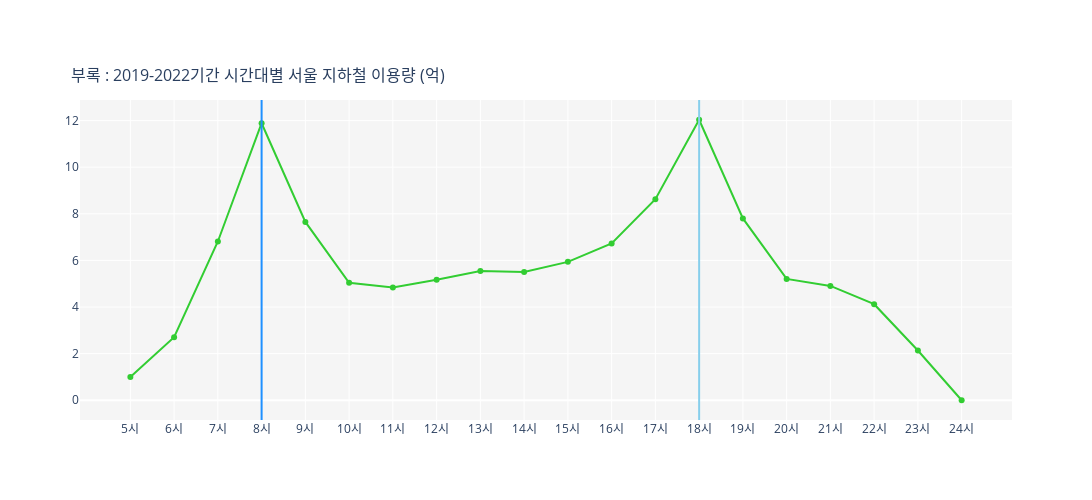

The notebook cell saved with this chart:
### Code cell
hovertemplate = []

for i in range(len(timeline)):
    amt = timeline['이용량'][i]
    hovertemplate.append(f'<b>{amt}억</b>')

fig = go.Figure(data=go.Scatter(x=timeline.index, y=timeline['이용량'], mode='lines+markers', marker_color='limegreen',
                                name='지하철 이용량', hovertemplate=hovertemplate))

fig.add_vline(x=timeline.index[3], line_width=2, line_color='dodgerblue')
fig.add_vline(x=timeline.index[13], line_width=2, line_color='skyblue')

fig.update_layout(width=1200, height=500, plot_bgcolor='whitesmoke',
                  title=dict(text='부록 : 2019-2022기간 시간대별 서울 지하철 이용량 (억)', x=0.065, y=0.86, font_size=16),
                  hovermode='x unified', hoverlabel=dict(bgcolor='white', bordercolor='white'))

username = 'parkahhyeong'
api_key = '7w3ys4r0P0495JVPJlHE'
chart_studio.tools.set_credentials_file(username=username, api_key=api_key)
py.plot(fig, filename='time_subway', auto_open=True)

fig

### Figure 1 — Plotly figure (JSON) as saved in the notebook; plotly's stock layout.template omitted (floating-point values rounded to 4 significant figures)
{"data": [{"hovertemplate": ["<b>0.995억</b>", "<b>2.707억</b>", "<b>6.812억</b>", "<b>11.886억</b>", "<b>7.65억</b>", "<b>5.039억</b>", "<b>4.838억</b>", "<b>5.167억</b>", "<b>5.541억</b>", "<b>5.505억</b>", "<b>5.938억</b>", "<b>6.729억</b>", "<b>8.628억</b>", "<b>12.035억</b>", "<b>7.803억</b>", "<b>5.207억</b>", "<b>4.904억</b>", "<b>4.121억</b>", "<b>2.134억</b>", "<b>0.0억</b>"], "marker": {"color": "limegreen"}, "mode": "lines+markers", "name": "지하철 이용량", "type": "scatter", "x": ["5시", "6시", "7시", "8시", "9시", "10시", "11시", "12시", "13시", "14시", "15시", "16시", "17시", "18시", "19시", "20시", "21시", "22시", "23시", "24시"], "y": [0.995, 2.707, 6.812, 11.89, 7.65, 5.039, 4.838, 5.167, 5.541, 5.505, 5.938, 6.729, 8.628, 12.04, 7.803, 5.207, 4.904, 4.121, 2.134, 0]}], "layout": {"height": 500, "hoverlabel": {"bgcolor": "white", "bordercolor": "white"}, "hovermode": "x unified", "plot_bgcolor": "whitesmoke", "shapes": [{"line": {"color": "dodgerblue", "width": 2}, "type": "line", "x0": "8시", "x1": "8시", "xref": "x", "y0": 0, "y1": 1, "yref": "y domain"}, {"line": {"color": "skyblue", "width": 2}, "type": "line", "x0": "18시", "x1": "18시", "xref": "x", "y0": 0, "y1": 1, "yref": "y domain"}], "title": {"font": {"size": 16}, "text": "부록 : 2019-2022기간 시간대별 서울 지하철 이용량 (억)", "x": 0.065, "y": 0.86}, "width": 1200}}
